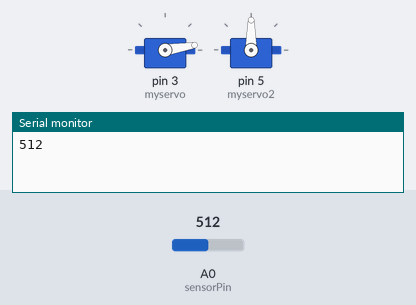
Simulated run of this sketch. Board: Arduino Uno, built with avr-gcc and run on an emulated ATmega328P. On the bench: 2 × servo, the last lines printed to the serial monitor. The inputs (shaded band) are chosen by the test bench; at power-on: A0 (sensorPin) = 512.

Above: at 0.15 s.
At 10.09 s:
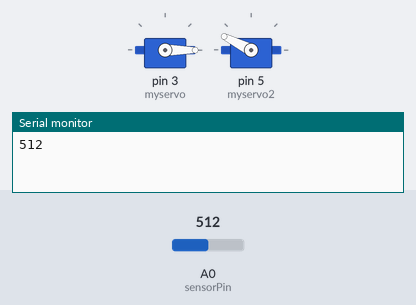
At 19.82 s:
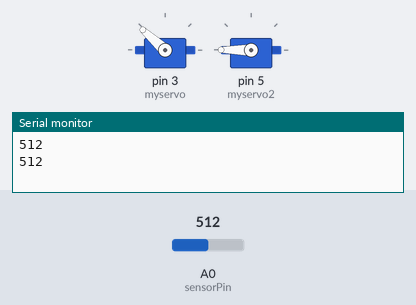
At 39.58 s:
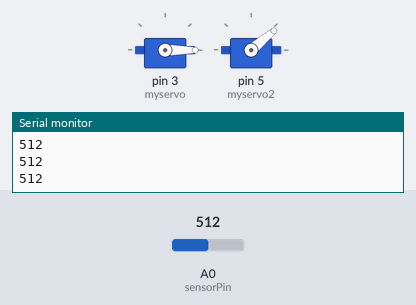
Timing chart, 0 to 40.0 s (numbered marks = the images above):
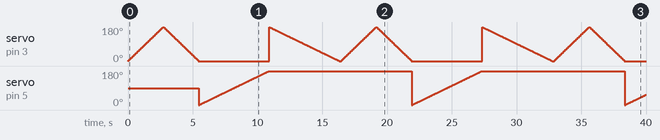

The sketch:

ServoMotorTest.ino
```cpp
#include <Servo.h>

Servo myservo;
Servo myservo2;

int pos = 0;
int pos2 = 0;
int sensorPin = 0;
int sensorVal = 0;

void setup() {
  myservo.attach(3);
  myservo2.attach(5);

  Serial.begin(9600);
}

void loop() {
  sensorVal = analogRead(sensorPin);
  Serial.println(sensorVal);

  ///*
  for (pos = 0; pos <= 180; pos += 1) {
    myservo.write(pos);
    delay(15);
  }
  for (pos = 180; pos >= 0; pos -= 1) {
    myservo.write(pos);
    delay(15);
  }

  for (pos2 = 0; pos2 <= 180; pos2 += 1) {
    myservo2.write(pos2);
    delay(30);
  }
  for (pos2 = 180; pos2 >= 0; pos2 -= 1) {
    myservo.write(pos2);
    delay(30);
  }
  //*/

  delay(100); // Delay sensor read, will mess with servo delay?
}
```
